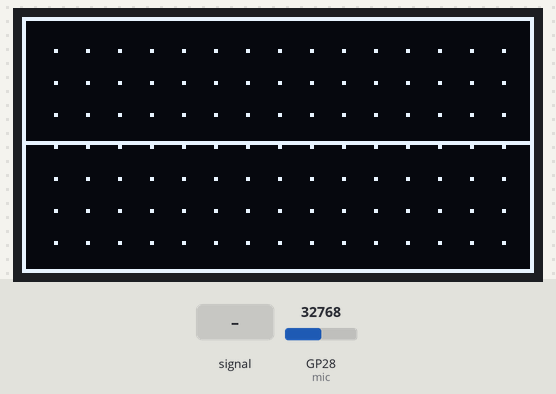
This program was run on a simulated Raspberry Pi Pico running MicroPython. On the bench: 128×64 one-colour display. The inputs (shaded band) are chosen by the test bench; at power-on: GP28 (mic) = 32768 (analog values on the 0–65535 scale).

Above: at 1.2 s.
1.3 s: GP28 (mic) fed a 200 Hz sine of ±5242 counts around its level
At 1.47 s:
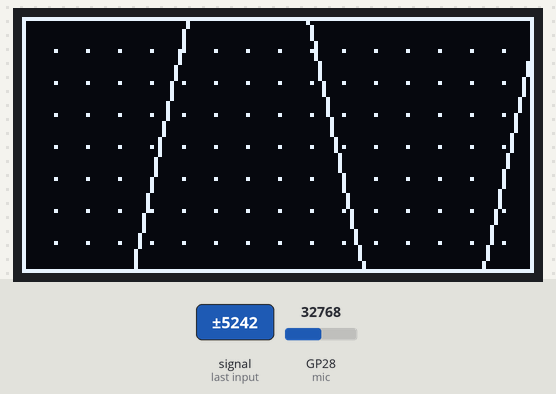
2.8 s: GP28 (mic) set to 45874
At 4.0 s:
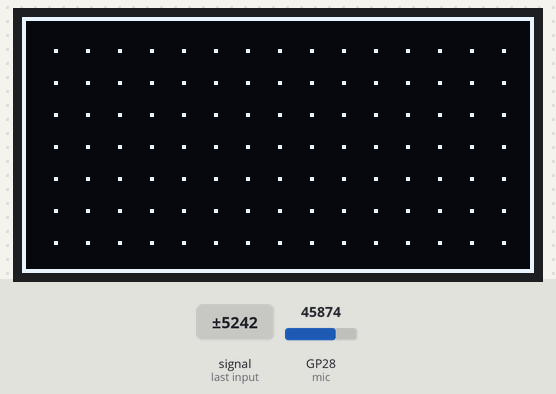
4.3 s: GP28 (mic) fed a 1000 Hz sine of ±16383 counts around its level
At 4.51 s:
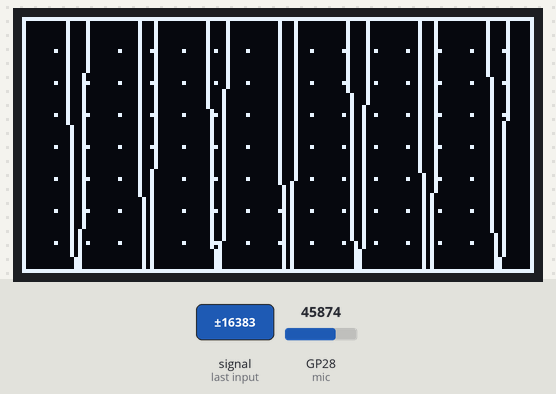
5.9 s: GP28 (mic) set to 32767
At 6.4 s:
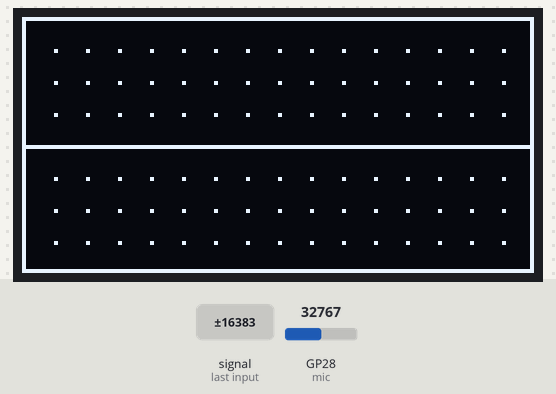
7.5 s: GP28 (mic) set to 19660
At 7.6 s:
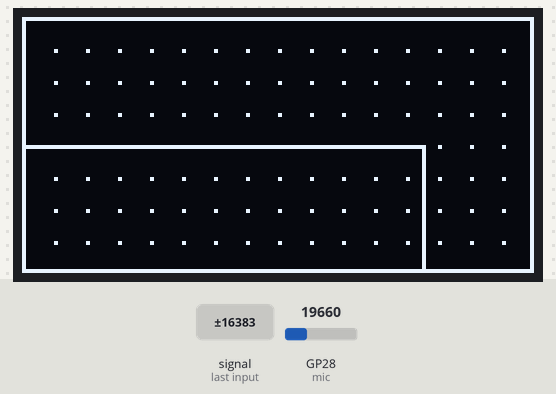
Timing chart, 0 to 10.1 s (numbered marks = the images above; inputs shaded):
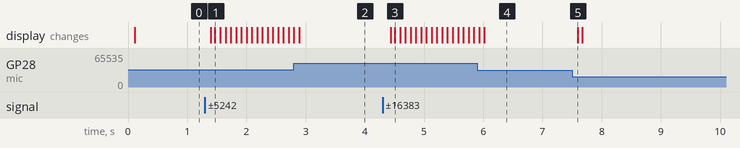

Measured:
- after the input at 1.3 s, the display: first changes after 0.10 s (image 1 shows a later state)
- after the input at 4.3 s, the display: first changes after 0.13 s (image 3 shows a later state)
- after the input at 7.5 s, the display: changes after 0.10 s (image 5)

The program:

oscilloscope_with_offset.py
```python
import machine
import ssd1306
import time
from machine import ADC, Pin, I2C


# Display size
DISPLAY_WIDTH = 128
DISPLAY_HEIGHT = 64


# Basic Osilliscope using Raspberry Pi Pico and
# SSD1306 128x64 oled
# Includes DC offset circuit

# Configure I2C communication with specific pins
i2c = I2C(0, sda=Pin(0), scl=Pin(1), freq=400000)

# Initialize the display
oled = ssd1306.SSD1306_I2C(DISPLAY_WIDTH, DISPLAY_HEIGHT, i2c)

# Initialize the microphone analog input ADC on pin 28
mic_pin = 28
mic = ADC(Pin(mic_pin))


# Generate grid coordinates
coordinate_list = []
for x_coord in range(8,128,8):  # X range from 10 to 19
    for y_coord in range(8,64,8):  # Y range from 10 to 19
        coordinate_list.append((x_coord, y_coord)) # Store coordinates as tuples


# Define function to display grid and surrounding rectangle
def plot_coordinates(coordinates, oled):
    oled.fill(0) # Clear the display buffer (fill with black)

#     Plot grid
    for coord in coordinates:
        x, y = coord
        oled.pixel(x, y, 1) # Set the pixel to white

#     Plot boarder
    oled.rect(0,0,128,64,1)


def plot_waveform():
    oled.fill(0) # Clear the display buffer
    plot_coordinates(coordinate_list, oled)
    # Store waveform points
    points = []
    # Adjust number of samples to match display width for simple mapping
    num_samples = DISPLAY_WIDTH

    for i in range(num_samples):
        # Read the raw microphone value (0 to 65535 on Pico, or 0 to 4095 on ESP32)
        raw_value = mic.read_u16()
#       Calculate voltage from raw_value using potential divider (1.65V)
#       and scale up for display
        voltage = (1.65-(raw_value*3.3/65535))*250
        y = (DISPLAY_HEIGHT-32 + voltage)
        points.append(int(y))


# Draw the waveform lines
    for i in range(1, num_samples):
# Draw a line from the previous point (x-1) to the current point (x)
        oled.line(i - 1, points[i - 1], i, points[i], 1) #


#  Main loop
while True:
    plot_waveform()
    # Control update speed
    time.sleep(0.05)
    oled.show()
```
